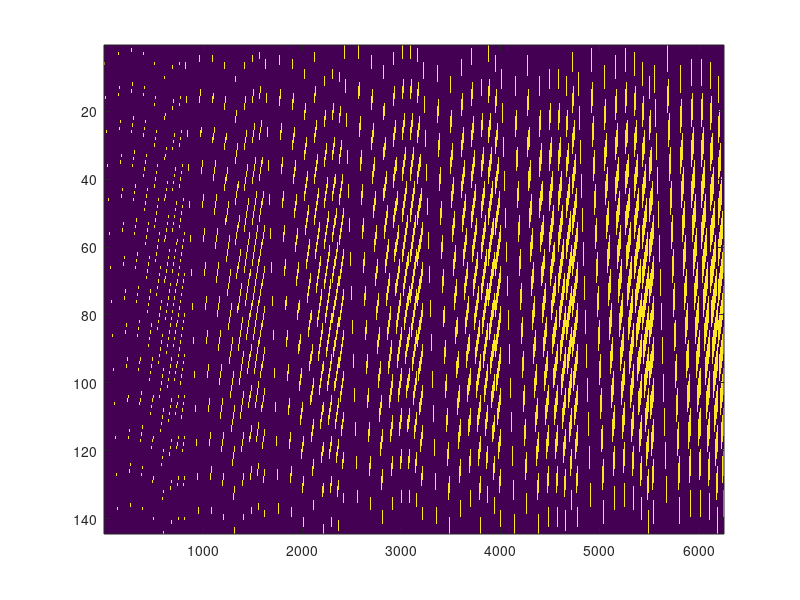
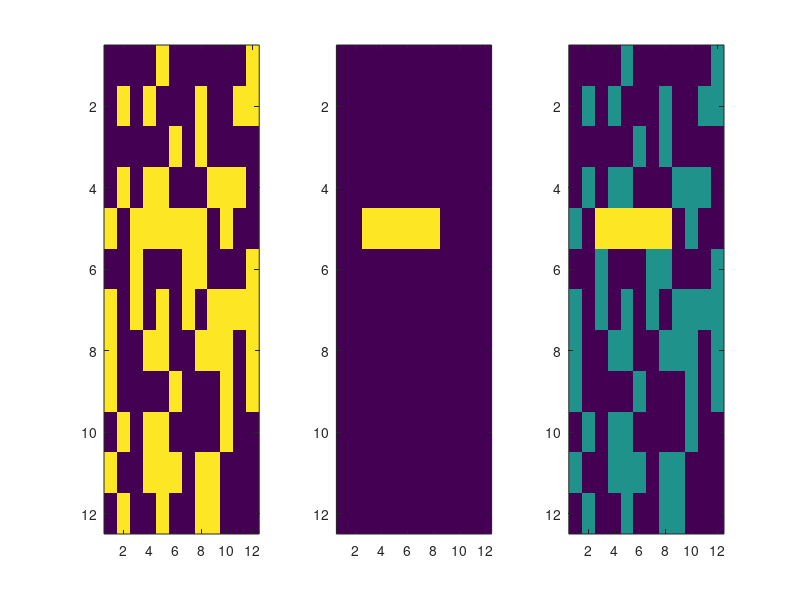

Reproduce these figures in MATLAB, in order.
function eric_said2

keyboard; 
% It is challenging to avoide O(N^2)...
% My first try. 

%%% Initial Matrix
m = 12
n = 12

A = round(rand(m,n));


m_max = max(sum(A,1))
n_max = max(sum(A,2))
p_rec_max = sum(sum(A))

a_vec = A(:);

mask_stack_unique = [];
mask_stack = [];
for i1 = 1:m_max
    for i2 = 1:n_max
        Mask = zeros(m,n);
        Mask([1:i1],[1:i2]) = 1;
        %if sum(sum(Mask)) > p_rec_max
        if sum(sum(Mask)) > p_rec_max || sum(sum(Mask)) > m_max * n_max
            break
        else
            %imagesc(Mask);
            %pause();
            mask = Mask(:);
            mask_stack_unique = [mask_stack_unique, mask];
            mask_stack = [mask_stack, mask];
            mask_shift = mask;
            for i3 = 1:n*m
                mask_shift([2:end]) = mask_shift([1:end-1]);
                mask_shift(1) = 0;
                mask_stack = [mask_stack, mask_shift];
                if mask_shift(end) == 1
                    break
                end
            end
        end
    end
end

figure(1)
imagesc(mask_stack)

rect_eval1 = a_vec' * mask_stack;
loc1 = find(rect_eval1 == sum(mask_stack,1));
rect_eval2 = rect_eval1(find(rect_eval1 == sum(mask_stack,1)));
max(rect_eval2)
loc2 = loc1(find(rect_eval2 == max(rect_eval2)))

Mask_2 = zeros(size(A));
for i1 = 1:length(loc2)
    mask_2 = mask_stack(:,loc2(i1));
    Mask_2 = Mask_2 + reshape(mask_2,[m,n]);
end

figure(2);
subplot(131); imagesc(A);
subplot(132); imagesc(Mask_2);
subplot(133); imagesc(A + Mask_2);


